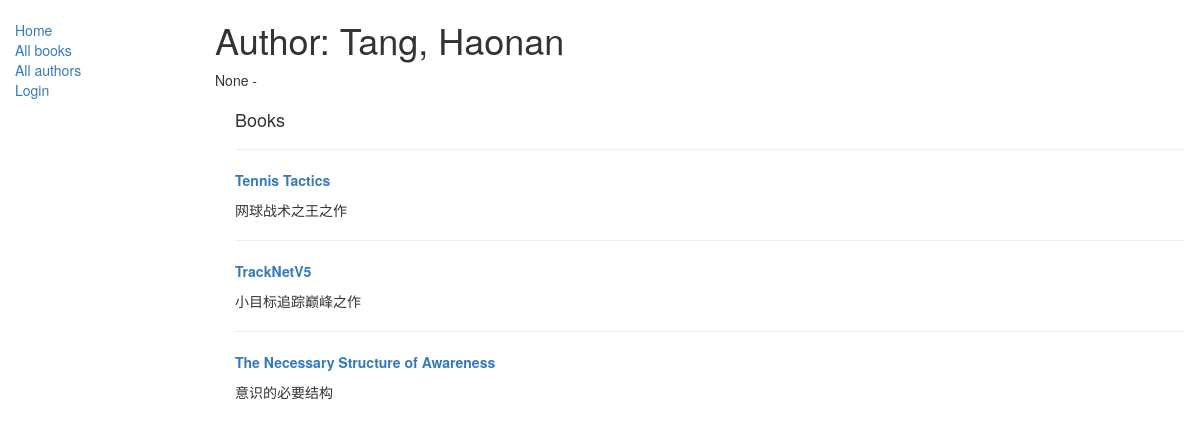
The app's page /catalog/author/1 with its own data.
### catalog/models.py (models this page shows, shortened)
class Author(models.Model):
    first_name = models.CharField(max_length=100)
    last_name = models.CharField(max_length=100)
    date_of_birth = models.DateField(
        null=True,
        blank=True
    )
    date_of_death = models.DateField(
        "Died",
        null=True,
        blank=True
    )
    def __str__(self):
        return f"{self.last_name}, {self.first_name}"

class Book(models.Model):
    title = models.CharField(max_length=200)
    author = models.ForeignKey(
        "Author",
        on_delete=models.SET_NULL,
        null=True
    )
    summary = models.TextField(
        max_length=1000,
        help_text="Enter a brief description of the book"
    )
    isbn = models.CharField(
        "ISBN",
        max_length=13,
        help_text="13 Character ISBN number"
    )
    genre = models.ManyToManyField(
        Genre,
        help_text="Select a genre for this book"
    )
    def get_absolute_url(self):
        return reverse(
            "book-detail",
            args=[str(self.id)]
        )
    def display_genre(self):    # 这他妈啥机制啊
        """
        Creates a string for the genre, This is required to display genre in Admin
        """
        return ', '.join([ genre.name for genre in self.genre.all()[:3] ])
    display_genre.short_description = 'Genre'   # 这又是在干啥

### catalog/views.py (the view)
class AuthorDetailView(generic.DetailView):
    model = Author

### catalog/templates/catalog/author_detail.html (shortened to what this page needs)
{% extends "base_generic.html" %}
{% block content %}
  <h1>Author: {{ author }}</h1>
  <p>
    {{ author.date_of_birth }}
    -
  </p>
  <div style="margin-left:20px;margin-top:20px">
    <h4>Books</h4>
    {% for book in author.book_set.all %}
      <hr>
      <p>
        <strong>
          <a href="{{ book.get_absolute_url }}">
            {{ book.title }}
          </a>
        </strong>
      </p>
      <p>
        {{ book.summary }}
      </p>
    {% empty %}
      <p>This author has no books in the library.</p>
    {% endfor %}
  </div>
{% endblock %}

### records on screen
Author: last_name+first_name "Tang, Haonan", date_of_birth "None"
Book: title "Tennis Tactics", summary "网球战术之王之作"
Book: title "TrackNetV5", summary "小目标追踪巅峰之作"
Book: title "The Necessary Structure of Awareness", summary "意识的必要结构"
